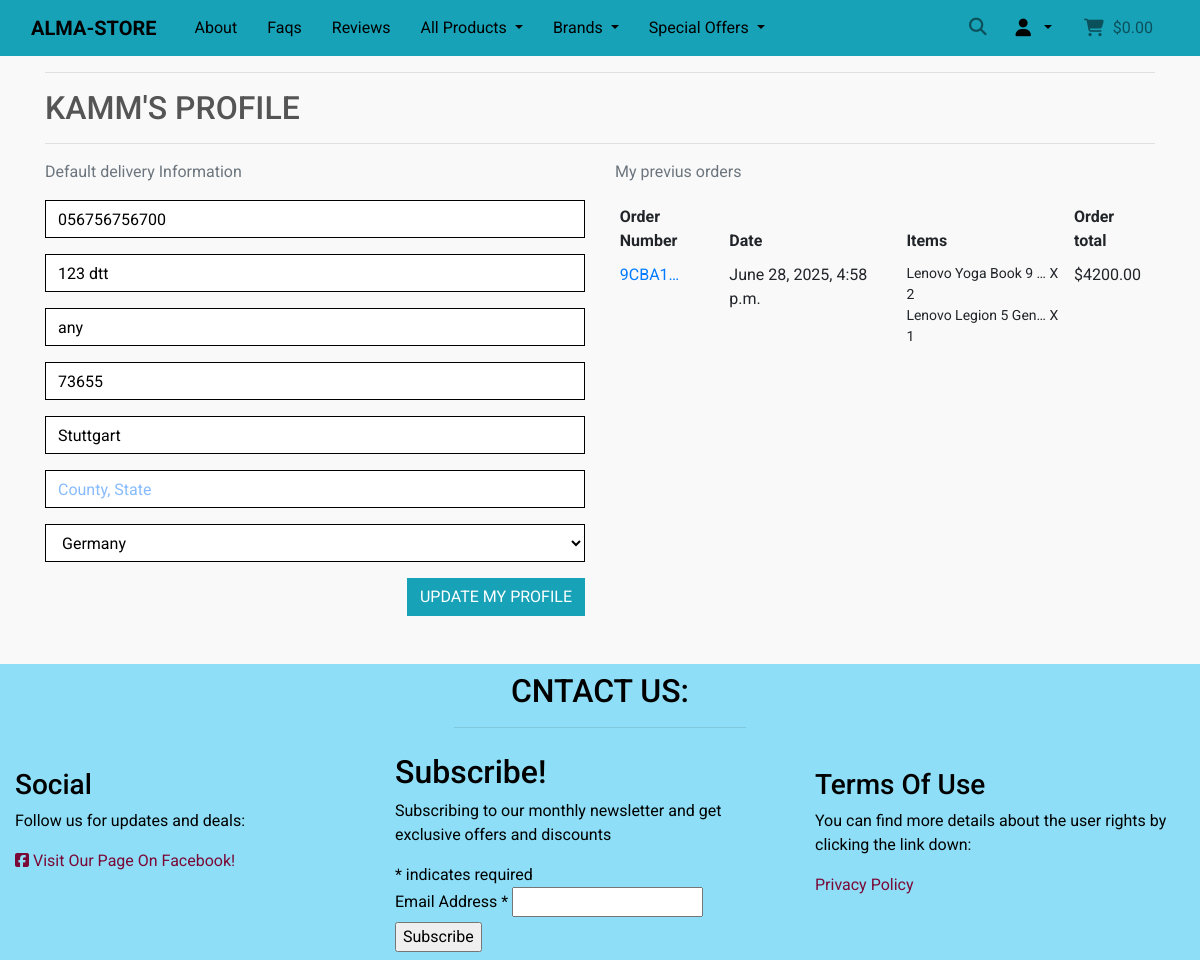
The app's page /profile/ (signed in), older data.
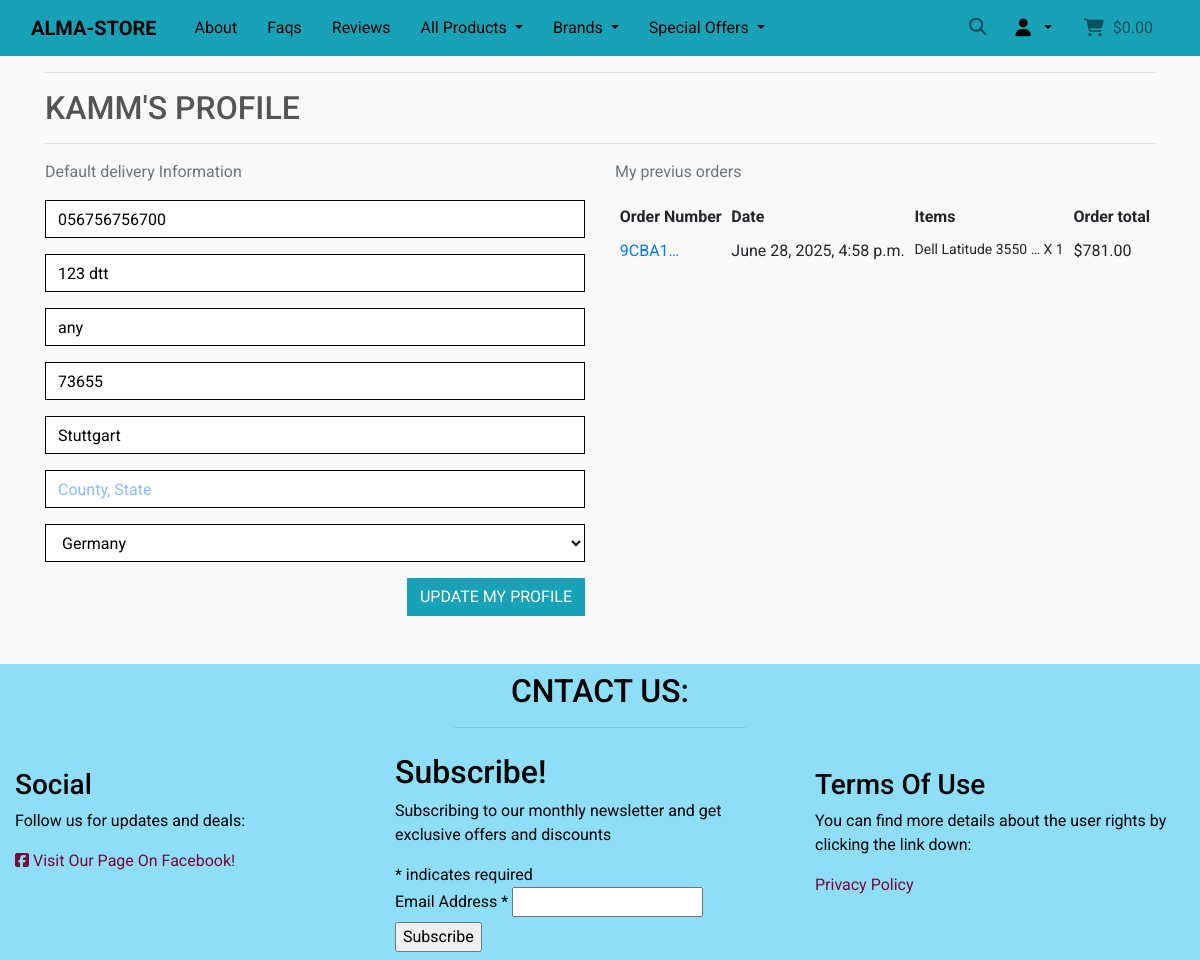
The same page, newer data.
### checkout/models.py (models this page shows, shortened)
class Order(models.Model):
    order_number = models.CharField(max_length=32, null=False, editable=False)
    user_profile = models.ForeignKey(UserProfile, on_delete=models.SET_NULL,
                                     null=True, blank=True,
                                     related_name='orders')
    full_name = models.CharField(max_length=50, null=False, blank=False)
    email = models.EmailField(max_length=254, null=False, blank=False)
    phone_number = models.CharField(max_length=20, null=False, blank=False)
    country = CountryField(blank_label='Country *', null=False, blank=False)
    postcode = models.CharField(max_length=20, null=True, blank=True)
    town_or_city = models.CharField(max_length=40, null=False, blank=False)
    street_address1 = models.CharField(max_length=80, null=False, blank=False)
    street_address2 = models.CharField(max_length=80, null=True, blank=True)
    county = models.CharField(max_length=80, null=True, blank=True)
    date = models.DateTimeField(auto_now_add=True)
    delivery_cost = models.DecimalField(max_digits=6, decimal_places=2,
                                        null=False, default=0)
    order_total = models.DecimalField(max_digits=10, decimal_places=2,
                                      null=False, default=0)
    grand_total = models.DecimalField(max_digits=10, decimal_places=2,
                                      null=False, default=0)
    original_bag = models.TextField(null=False, blank=False, default='')
    stripe_pid = models.CharField(max_length=254, null=False, blank=False,
                                  default='')

class OrderLineItem(models.Model):
    order = models.ForeignKey(Order, null=False, blank=False,
                              on_delete=models.CASCADE,
                              related_name='lineitems')
    product = models.ForeignKey(Product, null=False, blank=False,
                                on_delete=models.CASCADE)
    quantity = models.IntegerField(null=False, blank=False, default=0)
    lineitem_total = models.DecimalField(max_digits=6, decimal_places=2,
                                         null=False, blank=False,
                                         editable=False)

### products/models.py (models this page shows, shortened)
class Product(models.Model):
    brand = models.ForeignKey('Brand', null=True, blank=True,
                              on_delete=models.SET_NULL)
    sku = models.CharField(max_length=254, null=True, blank=True)
    name = models.CharField(max_length=254)
    display = models.CharField(max_length=254)
    processor = models.CharField(max_length=254)
    memory = models.CharField(max_length=254)
    storage = models.CharField(max_length=254)
    graphics = models.CharField(max_length=254)
    warranty = models.CharField(max_length=254, null=True, blank=True)
    operating_system = models.CharField(max_length=254,
                                        null=True, blank=True)
    availability = models.BooleanField(default=True,
                                       null=True, blank=True)
    price = models.DecimalField(max_digits=6, decimal_places=2)
    rating = models.DecimalField(max_digits=6, decimal_places=2,
                                 null=True, blank=True)
    image_url = models.URLField(max_length=1024, null=True, blank=True)
    image = models.ImageField(null=True, blank=True)
    class Meta:
        ordering = ["sku"]

### profiles/views.py (the view)
# urls.py: path('profile/', include('profiles.urls')),
@login_required
def profile(request):
    user_profile = get_object_or_404(UserProfile, user=request.user)
    if request.method == "POST":
        form = UserProfileForm(data=request.POST, instance=user_profile)
        if form.is_valid():
            form.save()
            messages.add_message(request, messages.SUCCESS,
                                 'Profile updated successfully')
        else:
            messages.add_message(request, messages.ERROR, 'Update Failed . '
                                 'Please ensure the form is valid')
    else:
        form = UserProfileForm(instance=user_profile)
    orders = user_profile.orders.all()
    template = 'profiles/profile.html'
    context = {
        'form': form,
        'orders': orders,
    }
    return render(request, template, context)

### profiles/forms.py
class UserProfileForm(forms.ModelForm):
    class Meta:
        model = UserProfile
        exclude = ('user',)
    def __init__(self, *args, **kwargs):
        super().__init__(*args, **kwargs)
        placeholders = {
            'default_phone_number': 'Phone Number',
            'default_postcode': 'Postal Code',
            'default_town_or_city': 'Town or City',
            'default_street_address1': 'Street Address 1',
            'default_street_address2': 'Street Address 2',
            'default_county': 'County, State',
        }
        self.fields['default_phone_number'].widget.attrs['autofocus'] = True
        for field in self.fields:
            if field != 'default_country':
                if self.fields[field].required:
                    placeholder = f'{placeholders[field]} *'
                else:
                    placeholder = placeholders[field]
                self.fields[field].widget.attrs['placeholder'] = placeholder
            self.fields[field].widget.attrs['class'] = 'border-black rounded-0 profile-form-input'
            self.fields[field].label = False

### profiles/templates/profiles/profile.html (shortened to what this page needs)
{% extends "base.html" %}
{% load static %}
{% block extra_css %}
    <link rel="stylesheet" href="{% static 'profiles/css/profile.css' %}">
{% endblock %}
{% block content %}
    <div class="container">
        <div class="row">
            <div class="col">
                <hr>
                <h2 class="logo-font mb-3">{{ request.user }}'s Profile</h2>
                <hr>
            </div>
        </div>
        <div class="row">
            <div class="col-12 col-lg-6">
                <p class="text-muted">Default delivery Information</p>
                <form action="{% url 'profile' %}" class="mt-3" method="POST" id="profile-update-form">
                    {{ form|crispy }}
                    <button class="btn btn-info rounded-0 text-uppercase float-right">update my profile</button>
                </form>
            </div>
            <div class="col-12 col-lg-6">
                <p class="text-muted">My previus orders</p>
                <div class="order-history table-responsive">
                    <table class="table table-sm table-borderless">
                        <thead>
                            <tr>
                                <th>Order Number</th>
                                <th>Date</th>
                                <th>Items</th>
                                <th>Order total</th>
                            </tr>
                        </thead>
                        <tbody>
                            {% for order in orders %}
                                <tr>
                                    <td>
                                        <a href="{% url 'order_history' order.order_number %}"
                                        title="{{ order.order_number }}">
                                            {{ order.order_number|truncatechars:6 }}
                                        </a>
                                    </td>
                                    <td>{{ order.date }}</td>
                                    <td>
                                        <ul class="list-unstyled">
                                            {% for item in order.lineitems.all %}
                                                <li class="small">
                                                    {{ item.product.name|truncatechars:20 }} X {{ item.quantity }}
                                                </li>
                                            {% endfor %}
                                        </ul>
                                    </td>
                                    <td>${{ order.grand_total }}</td>
                                </tr>
                            {% endfor %}
                        </tbody>
                    </table>
                </div>
            </div>
        </div>
    </div>
{% endblock %}

Row changes from the older to the newer data that the page shows:
removed OrderLineItem: product.name "Lenovo Yoga Book 9 …", quantity "2"
removed OrderLineItem: product.name "Lenovo Legion 5 Gen…", quantity "1"
changed Order "9CBA1…": grand_total "4200.00" → "781.00"
added OrderLineItem: product.name "Dell Latitude 3550 …", quantity "1"
